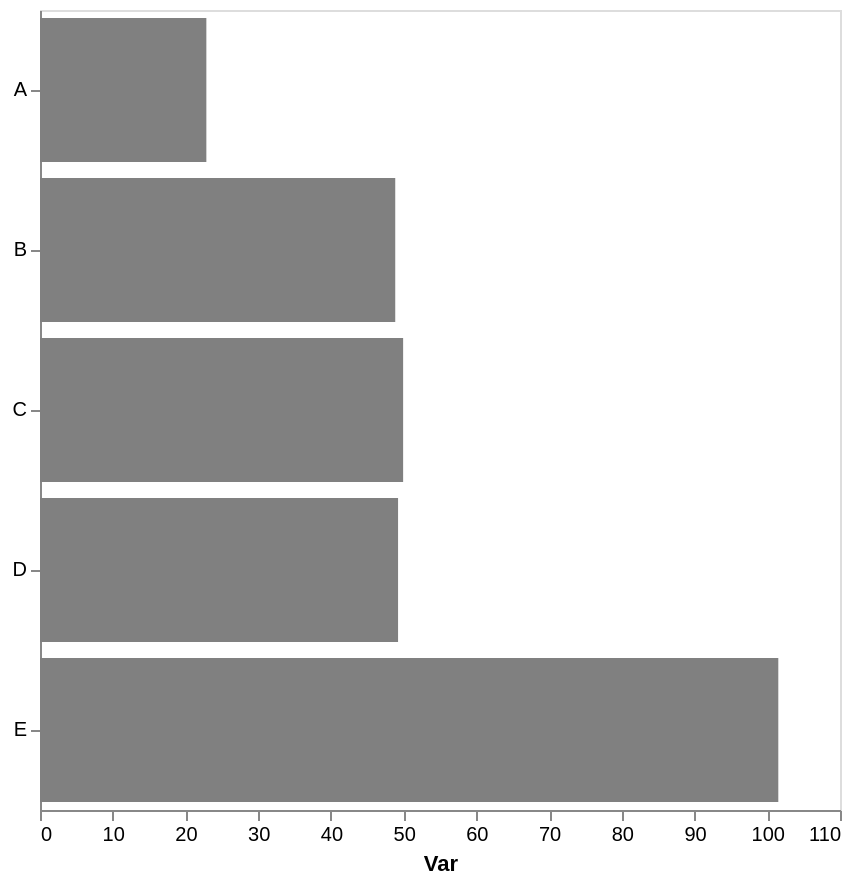

Here is the Vega-Lite specification saved for this chart:
### Vega-Lite specification from a JSON file in a GitHub repository (floating-point values rounded to 4 significant figures)
{"config": {"view": {"continuousWidth": 300, "continuousHeight": 300}, "axis": {"grid": false}, "bar": {"color": "gray"}}, "data": {"name": "data-3b488400e0171249ad573d8a36c123e0"}, "mark": {"type": "bar"}, "encoding": {"x": {"aggregate": "mean", "axis": {"title": "Var"}, "field": "var1", "type": "quantitative"}, "y": {"axis": {"title": null}, "field": "cat", "type": "nominal"}}, "height": 400, "width": 400, "$schema": "https://vega.github.io/schema/vega-lite/v5.17.0.json", "datasets": {"data-3b488400e0171249ad573d8a36c123e0": [{"cat": "C", "var1": 54.03, "var2": 48.79}, {"cat": "B", "var1": 47.89, "var2": 38.47}, {"cat": "D", "var1": 43.07, "var2": 49.54}, {"cat": "B", "var1": 49.8, "var2": 56.84}, {"cat": "D", "var1": 58.11, "var2": 39.92}, {"cat": "D", "var1": 60.67, "var2": 57.93}, {"cat": "D", "var1": 35.09, "var2": 51.07}, {"cat": "C", "var1": 54.23, "var2": 65.25}, {"cat": "E", "var1": 126.4, "var2": 49.82}, {"cat": "E", "var1": 76.6, "var2": 40.63}, {"cat": "A", "var1": 22.87, "var2": 65.26}, {"cat": "C", "var1": 41.53, "var2": 58.37}]}}
